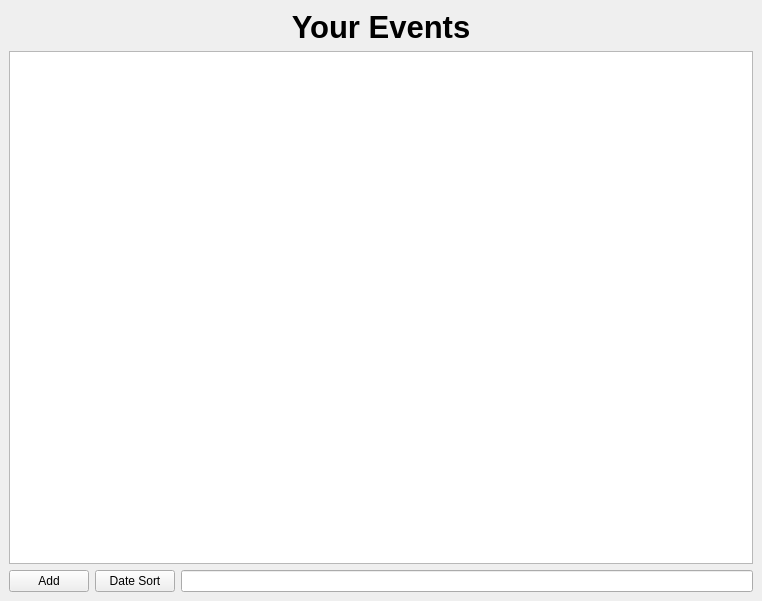
<?xml version="1.0" encoding="UTF-8"?>
<ui version="4.0">
 <class>MainWindow</class>
 <widget class="QMainWindow" name="MainWindow">
  <property name="geometry">
   <rect>
    <x>0</x>
    <y>0</y>
    <width>762</width>
    <height>601</height>
   </rect>
  </property>
  <property name="windowTitle">
   <string>MainWindow</string>
  </property>
  <widget class="QWidget" name="centralwidget">
   <layout class="QGridLayout" name="gridLayout">
    <item row="2" column="0">
     <widget class="QPushButton" name="pushButton">
      <property name="text">
       <string>Add</string>
      </property>
     </widget>
    </item>
    <item row="2" column="1">
     <widget class="QPushButton" name="pushButton_2">
      <property name="text">
       <string>Date Sort</string>
      </property>
     </widget>
    </item>
    <item row="2" column="2">
     <widget class="QLineEdit" name="lineEdit"/>
    </item>
    <item row="1" column="0" colspan="3">
     <widget class="QListWidget" name="listWidget"/>
    </item>
    <item row="0" column="0" colspan="3">
     <widget class="QLabel" name="label">
      <property name="font">
       <font>
        <pointsize>23</pointsize>
        <bold>true</bold>
       </font>
      </property>
      <property name="text">
       <string>Your Events</string>
      </property>
      <property name="alignment">
       <set>Qt::AlignCenter</set>
      </property>
     </widget>
    </item>
   </layout>
  </widget>
 </widget>
 <resources/>
 <connections/>
</ui>
